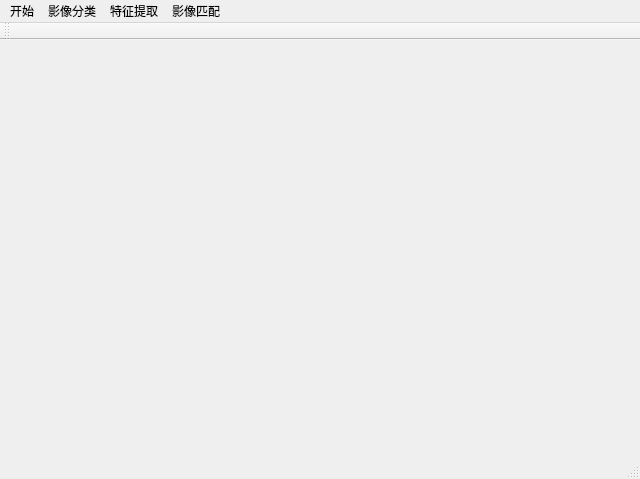
<?xml version="1.0" encoding="UTF-8"?>
<ui version="4.0">
 <class>qgisDemoClass</class>
 <widget class="QMainWindow" name="qgisDemoClass">
  <property name="geometry">
   <rect>
    <x>0</x>
    <y>0</y>
    <width>640</width>
    <height>479</height>
   </rect>
  </property>
  <property name="windowTitle">
   <string>多光谱影像分类系统</string>
  </property>
  <widget class="QWidget" name="centralWidget">
   <layout class="QHBoxLayout" name="horizontalLayout">
    <item>
     <widget class="QWidget" name="widget_mapCavans" native="true">
      <property name="sizePolicy">
       <sizepolicy hsizetype="Expanding" vsizetype="Expanding">
        <horstretch>0</horstretch>
        <verstretch>0</verstretch>
       </sizepolicy>
      </property>
     </widget>
    </item>
   </layout>
  </widget>
  <widget class="QMenuBar" name="menuBar">
   <property name="geometry">
    <rect>
     <x>0</x>
     <y>0</y>
     <width>640</width>
     <height>26</height>
    </rect>
   </property>
   <widget class="QMenu" name="menu">
    <property name="title">
     <string>开始</string>
    </property>
    <addaction name="actionaddVectorLayer"/>
    <addaction name="actionaddRasterLaer"/>
    <addaction name="actionlayerProperty"/>
   </widget>
   <widget class="QMenu" name="menu_2">
    <property name="title">
     <string>影像分类</string>
    </property>
    <addaction name="action"/>
   </widget>
   <widget class="QMenu" name="menu_3">
    <property name="title">
     <string>特征提取</string>
    </property>
    <addaction name="actionMoravec"/>
   </widget>
   <widget class="QMenu" name="menu_4">
    <property name="title">
     <string>影像匹配</string>
    </property>
    <addaction name="actionpipei"/>
   </widget>
   <addaction name="menu"/>
   <addaction name="menu_2"/>
   <addaction name="menu_3"/>
   <addaction name="menu_4"/>
  </widget>
  <widget class="QToolBar" name="mainToolBar">
   <attribute name="toolBarArea">
    <enum>TopToolBarArea</enum>
   </attribute>
   <attribute name="toolBarBreak">
    <bool>false</bool>
   </attribute>
  </widget>
  <widget class="QStatusBar" name="statusBar"/>
  <action name="actionaddVectorLayer">
   <property name="text">
    <string>添加矢量图层</string>
   </property>
  </action>
  <action name="actionaddRasterLaer">
   <property name="text">
    <string>添加栅格图层</string>
   </property>
  </action>
  <action name="actionlayerProperty">
   <property name="text">
    <string>属性表</string>
   </property>
  </action>
  <action name="actionstyleManager">
   <property name="text">
    <string>风格管理器</string>
   </property>
  </action>
  <action name="action">
   <property name="text">
    <string>影像分类控制窗口</string>
   </property>
  </action>
  <action name="actionMoravec">
   <property name="text">
    <string>Moravec</string>
   </property>
  </action>
  <action name="actionpipei">
   <property name="text">
    <string>影响匹配窗口</string>
   </property>
  </action>
 </widget>
 <layoutdefault spacing="6" margin="11"/>
 <resources>
  <include location="qgisDemo.qrc"/>
 </resources>
 <connections/>
</ui>
